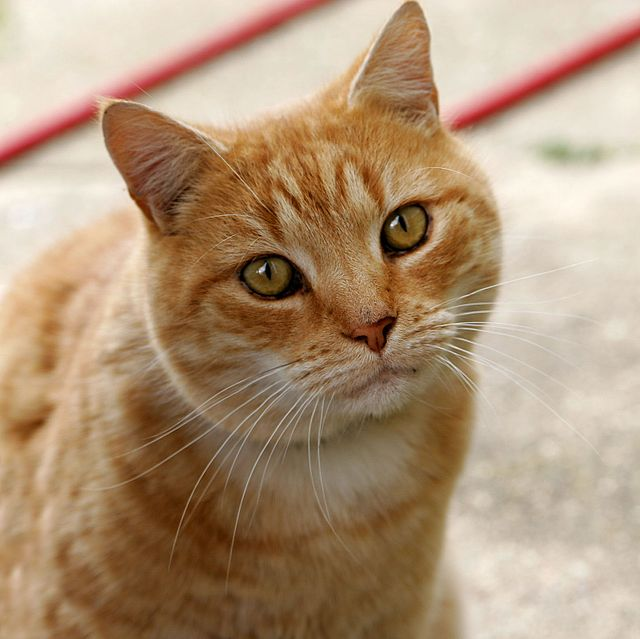
#> input picture Cognitive/Lab3/Cat03.jpg, 640 x 639 px, found by its file name
$ python mask.py
#> lines starting #> are read from the running program, lines starting #| are printed output that depends on the picture; after the words box and inside, x2 and y2 are one past the last pixel; in counts of white or black regions, pixels touching at a corner belong together
import cv2
import numpy as np

img = cv2.imread("Lab3\cat03.jpg")
#> img is the input picture: shape (639, 640, 3); mean B, G, R 120.7, 148.8, 175.9
gray = cv2.cvtColor(img, cv2.COLOR_BGR2GRAY)
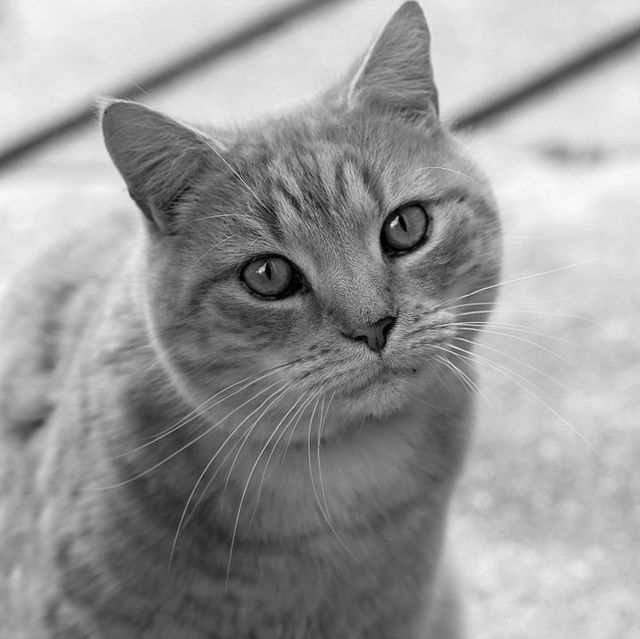
#> gray: shape (639, 640); min 0, max 250, mean 153.7
mask = np.zeros(gray.shape[:2], dtype = "uint8")

circle = np.zeros((300, 300, 3), dtype = "uint8")
r = 150
for i in range(6):
    cv2.circle(img=circle, center = (150,150), radius = r, color =(220,220,220), thickness=1)
    r -= 25
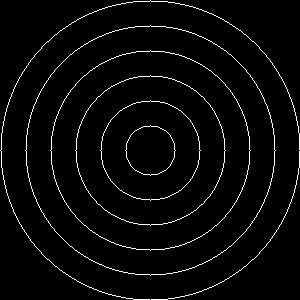
#> circle: shape (300, 300, 3); values 0 (black) and 220 (white), 3.3% white in thin lines or dots
#> after the loop, r = 0

cv2.imshow('Circle', circle)

cv2.imshow('Grey Image', gray)

cv2.circle(img=mask, center = (gray.shape[0] // 2,gray.shape[1] // 2), radius = 150, color =(220), thickness=-1)
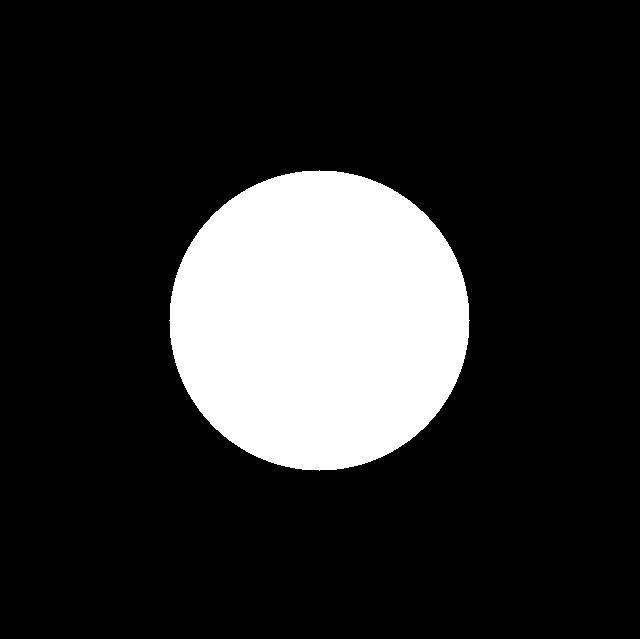
#> mask: shape (639, 640); values 0 (black) and 220 (white), 17.3% white; 1 white region, box (x1, y1, x2, y2) and area: (169, 170, 470, 471) 70681
masked = cv2.bitwise_and(img, img, mask=mask)
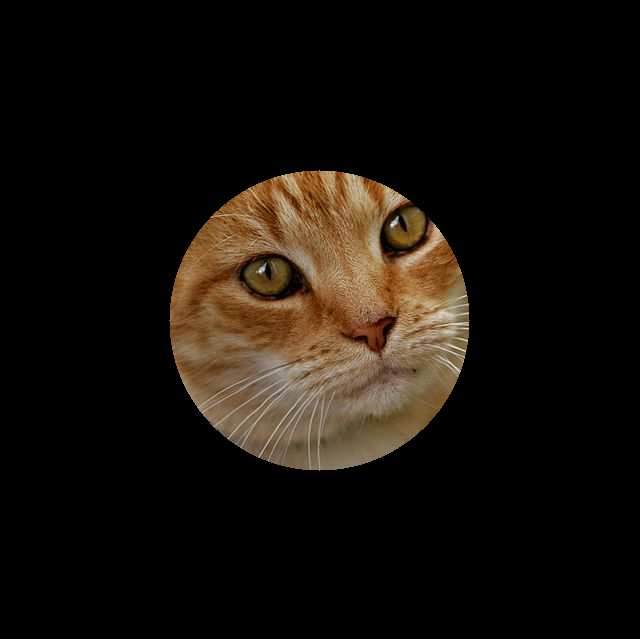
#> masked: shape (639, 640, 3); mean B, G, R 11.3, 17.2, 22.8

cv2.imshow('Masked image', masked)
cv2.waitKey(0)

$ run again, with Cognitive/Lab3/cat.jpg copied over Cognitive/Lab3/Cat03.jpg
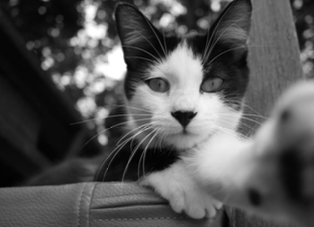
#> input picture Cognitive/Lab3/cat.jpg, 314 x 227 px, found by its file name
#> img is the input picture: shape (227, 314, 3); min 0, max 255, mean 85.9
#> `cv2.circle(img=mask, center = (gray.shape[0] // 2,gray.shape[1] // 2),..`:
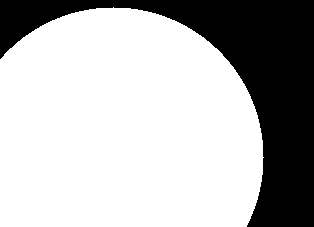
#> mask: shape (227, 314); values 0 (black) and 220 (white), 71.3% white; 1 black region, box (x1, y1, x2, y2) and area: (0, 0, 314, 227) 20462
#> `masked = cv2.bitwise_and(img, img, mask=mask)`:
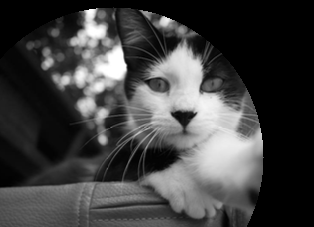
#> masked: shape (227, 314, 3); min 0, max 255, mean 64.4
